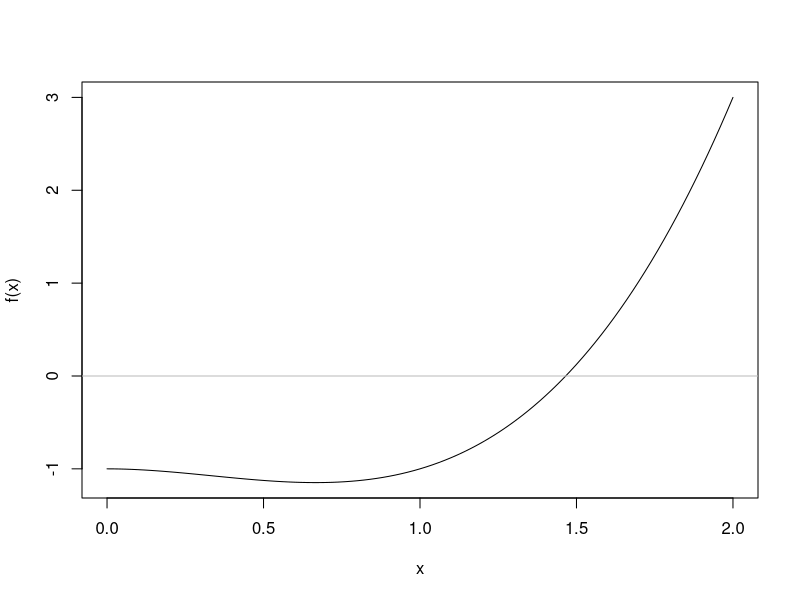

The R source for this figure:
## ---- chunk 1
# First we define a function that takes no input
machine.eps <- function() {
  # We guess that the machine epsilon is less than 1, so this is where we start
  eps <- 1
  # Then we want to add eps times one half and check if the result is neq 1
  while (1 + eps / 2 != 1) {
  # If that is not the case we divide eps by 2 and check the condtion again
  eps <- eps / 2
  }
  # When the condition no longer hold our result is the relative machine
  # epsilon, i.e. the point where the computer can no longer distinguish 1 and 1 + eps
  return(eps)
}
machine.eps()
## ---- chunk 2
# The function is first defined
f <- function(x) {x^3 - x^2 - 1}
## ---- chunk 3
f(0)
f(2)
f(1.5)
## ---- chunk 4
a <- 0
b <- 2
curve(f, a, b)
abline(h = 0, col = "gray")
## ---- chunk 5
set.seed(1)

x_candidate <- runif(n = 1, a, b)
x_candidate

f_candidate <- f(x_candidate)
f_candidate

f_tolerance <- 1e-5

naive_search <- function() {
    iterations <- 0
  while (abs(f_candidate) > f_tolerance) {
    x_candidate <- runif(n = 1, a, b)
    f_candidate <- f(x_candidate)
    iterations <- iterations + 1
  }
  cat(
    "x candidate:\t", 
    x_candidate, "\t", 
    "f candidate:\t", 
    f_candidate, "\t", 
    "number of iterations:\t", 
    iterations)
}
naive_search()
## ---- chunk 6
bisection <- function(f, a, b, tolerance = 1e-5, max_iterations = 1000) {
  iterations <- 0
  for (i in 1:max_iterations) {
    c <- (a + b)/2
    if (sign(f(a)) == sign(f(c))) {
      a <- c
    } else {
      b <- c
    }
    iterations <- iterations + 1
    if (abs(f(c)) < tolerance){
      break
    }
  }
  cat("Root:\t", c, "f candidate:\t", f(c), "In:\t", iterations, "iterations")
}
bisection(f, 0, 2)
